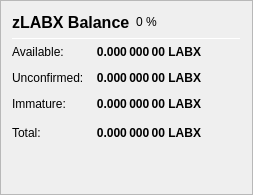
                   <widget class="QFrame" name="frame_ZerocoinBalances">
                    <property name="frameShape">
                     <enum>QFrame::StyledPanel</enum>
                    </property>
                    <property name="frameShadow">
                     <enum>QFrame::Raised</enum>
                    </property>
                    <layout class="QVBoxLayout" name="verticalLayout_7">
                     <item>
                      <layout class="QHBoxLayout" name="horizontalLayout_8" stretch="0,0,0">
                       <item>
                        <widget class="QLabel" name="label_5z_3">
                         <property name="minimumSize">
                          <size>
                           <width>0</width>
                           <height>20</height>
                          </size>
                         </property>
                         <property name="font">
                          <font>
                           <pointsize>12</pointsize>
                           <weight>75</weight>
                           <bold>true</bold>
                          </font>
                         </property>
                         <property name="text">
                          <string>zLABX Balance</string>
                         </property>
                        </widget>
                       </item>
                       <item>
                        <widget class="QLabel" name="labelzLABXPercent">
                         <property name="text">
                          <string notr="true">0 %</string>
                         </property>
                        </widget>
                       </item>
                       <item>
                        <spacer name="horizontalSpacer_11">
                         <property name="orientation">
                          <enum>Qt::Horizontal</enum>
                         </property>
                         <property name="sizeHint" stdset="0">
                          <size>
                           <width>40</width>
                           <height>20</height>
                          </size>
                         </property>
                        </spacer>
                       </item>
                      </layout>
                     </item>
                     <item>
                      <widget class="Line" name="line_ZerocoinBalance">
                       <property name="minimumSize">
                        <size>
                         <width>0</width>
                         <height>1</height>
                        </size>
                       </property>
                       <property name="maximumSize">
                        <size>
                         <width>16777215</width>
                         <height>1</height>
                        </size>
                       </property>
                       <property name="orientation">
                        <enum>Qt::Horizontal</enum>
                       </property>
                      </widget>
                     </item>
                     <item>
                      <layout class="QGridLayout" name="gridLayout_5">
                       <property name="spacing">
                        <number>12</number>
                       </property>
                       <item row="1" column="0">
                        <widget class="QLabel" name="labelzBalanceMatureText">
                         <property name="toolTip">
                          <string>Mature: more than 20 confirmation and more than 1 mint of the same denomination after it was minted.
These zLABX are spendable.</string>
                         </property>
                         <property name="text">
                          <string>Available:</string>
                         </property>
                        </widget>
                       </item>
                       <item row="1" column="1">
                        <widget class="QLabel" name="labelzBalanceMature">
                         <property name="font">
                          <font>
                           <weight>75</weight>
                           <bold>true</bold>
                          </font>
                         </property>
                         <property name="toolTip">
                          <string>Mature: more than 20 confirmation and more than 1 mint of the same denomination after it was minted.
These zLABX are spendable.</string>
                         </property>
                         <property name="text">
                          <string notr="true">0.000 000 00 LABX</string>
                         </property>
                         <property name="alignment">
                          <set>Qt::AlignRight|Qt::AlignTrailing|Qt::AlignVCenter</set>
                         </property>
                        </widget>
                       </item>
                       <item row="2" column="0">
                        <widget class="QLabel" name="labelzBalanceUnconfirmedText">
                         <property name="toolTip">
                          <string>Unconfirmed: less than 20 confirmations
Immature: confirmed, but less than 1 mint of the same denomination after it was minted</string>
                         </property>
                         <property name="text">
                          <string>Unconfirmed:</string>
                         </property>
                        </widget>
                       </item>
                       <item row="2" column="1">
                        <widget class="QLabel" name="labelzBalanceUnconfirmed">
                         <property name="font">
                          <font>
                           <weight>75</weight>
                           <bold>true</bold>
                          </font>
                         </property>
                         <property name="toolTip">
                          <string>Unconfirmed: less than 20 confirmations
Immature: confirmed, but less than 1 mint of the same denomination after it was minted</string>
                         </property>
                         <property name="text">
                          <string notr="true">0.000 000 00 LABX</string>
                         </property>
                         <property name="alignment">
                          <set>Qt::AlignRight|Qt::AlignTrailing|Qt::AlignVCenter</set>
                         </property>
                        </widget>
                       </item>
                       <item row="3" column="0">
                        <widget class="QLabel" name="labelzBalanceImmatureText">
                         <property name="toolTip">
                          <string>Unconfirmed: less than 20 confirmations
Immature: confirmed, but less than 1 mint of the same denomination after it was minted</string>
                         </property>
                         <property name="text">
                          <string>Immature:</string>
                         </property>
                        </widget>
                       </item>
                       <item row="3" column="1">
                        <widget class="QLabel" name="labelzBalanceImmature">
                         <property name="font">
                          <font>
                           <weight>75</weight>
                           <bold>true</bold>
                          </font>
                         </property>
                         <property name="toolTip">
                          <string>Unconfirmed: less than 20 confirmations
Immature: confirmed, but less than 1 mint of the same denomination after it was minted</string>
                         </property>
                         <property name="text">
                          <string notr="true">0.000 000 00 LABX</string>
                         </property>
                         <property name="alignment">
                          <set>Qt::AlignRight|Qt::AlignTrailing|Qt::AlignVCenter</set>
                         </property>
                        </widget>
                       </item>
                       <item row="4" column="0">
                        <widget class="QLabel" name="labelzBalanceText">
                         <property name="toolTip">
                          <string>Your current zLABX balance, unconfirmed and immature zLABX included.</string>
                         </property>
                         <property name="text">
                          <string>Total:</string>
                         </property>
                        </widget>
                       </item>
                       <item row="4" column="1">
                        <widget class="QLabel" name="labelzBalance">
                         <property name="font">
                          <font>
                           <weight>75</weight>
                           <bold>true</bold>
                          </font>
                         </property>
                         <property name="cursor">
                          <cursorShape>IBeamCursor</cursorShape>
                         </property>
                         <property name="toolTip">
                          <string>Your current zLABX balance, unconfirmed and immature zLABX included.</string>
                         </property>
                         <property name="text">
                          <string notr="true">0.000 000 00 LABX</string>
                         </property>
                         <property name="alignment">
                          <set>Qt::AlignRight|Qt::AlignTrailing|Qt::AlignVCenter</set>
                         </property>
                         <property name="textInteractionFlags">
                          <set>Qt::LinksAccessibleByMouse|Qt::TextSelectableByKeyboard|Qt::TextSelectableByMouse</set>
                         </property>
                        </widget>
                       </item>
                       <item row="4" column="2">
                        <spacer name="horizontalSpacer_4">
                         <property name="orientation">
                          <enum>Qt::Horizontal</enum>
                         </property>
                         <property name="sizeHint" stdset="0">
                          <size>
                           <width>40</width>
                           <height>20</height>
                          </size>
                         </property>
                        </spacer>
                       </item>
                      </layout>
                     </item>
                     <item>
                      <spacer name="verticalSpacer_4">
                       <property name="orientation">
                        <enum>Qt::Vertical</enum>
                       </property>
                       <property name="sizeHint" stdset="0">
                        <size>
                         <width>20</width>
                         <height>40</height>
                        </size>
                       </property>
                      </spacer>
                     </item>
                    </layout>
                   </widget>
